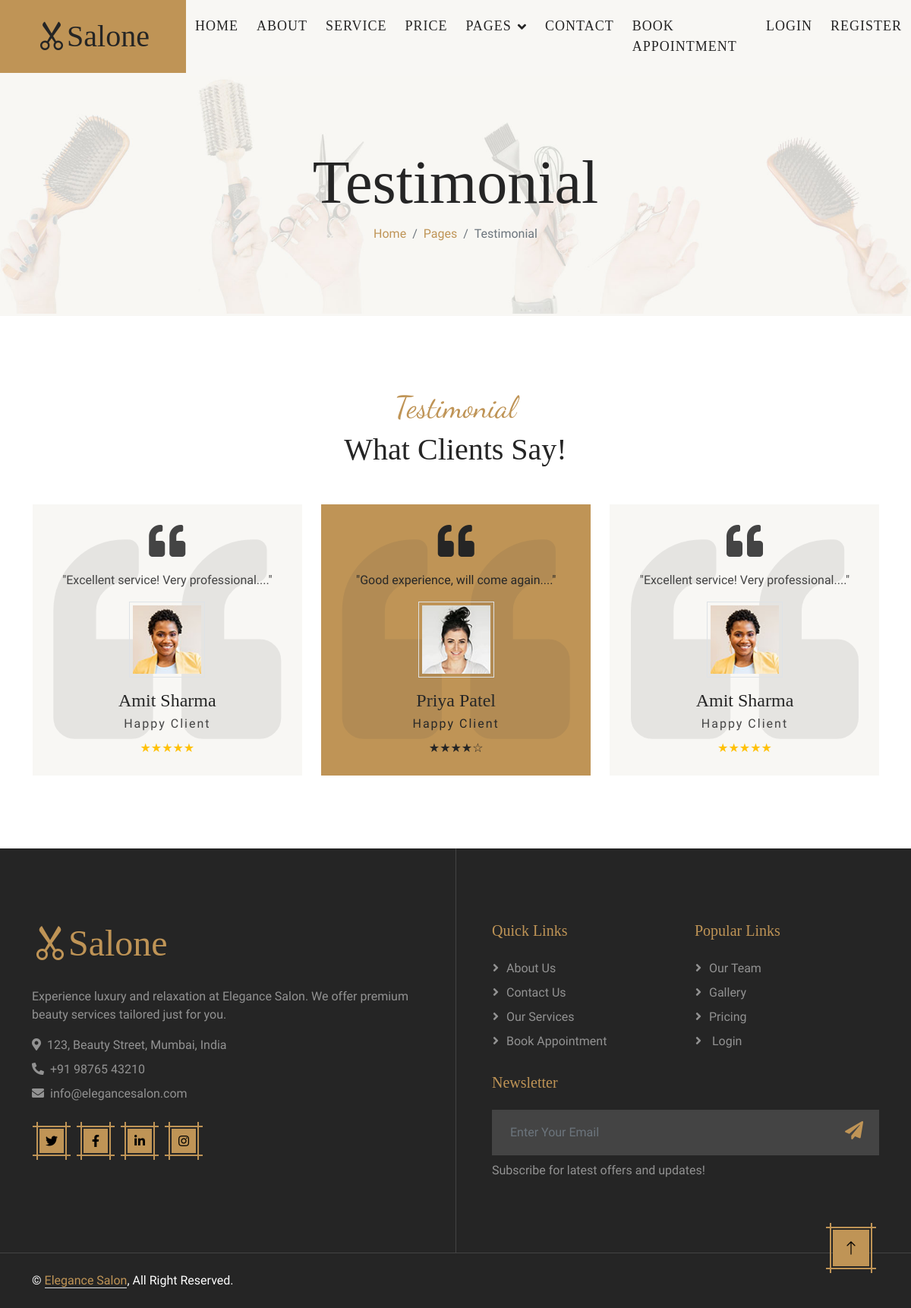
The page /testimonial.php on the database its author committed.
### tables this page shows
CREATE TABLE feedback (
    id INT PRIMARY KEY AUTO_INCREMENT,
    name VARCHAR(100) NOT NULL,
    email VARCHAR(100),
    rating INT,
    message TEXT NOT NULL,
    reply TEXT,
    is_read INT DEFAULT 0,
    created_at TIMESTAMP DEFAULT CURRENT_TIMESTAMP
);

### testimonial.php (the view, shortened to what this page needs)
<?php
require_once 'config.php';
$testimonials = $pdo->query("SELECT * FROM feedback WHERE rating >= 4 ORDER BY id DESC")->fetchAll();
$contactPhone = '+91 98765 43210';
$contactEmail = 'info@elegancesalon.com';
$contactAddress = '123, Beauty Street, Mumbai, India';
?>
<!DOCTYPE html>
<html lang="en">
<head>
    <link href="https://cdnjs.cloudflare.com/ajax/libs/font-awesome/5.10.0/css/all.min.css" rel="stylesheet">
    <link href="https://cdn.jsdelivr.net/npm/bootstrap-icons@1.4.1/font/bootstrap-icons.css" rel="stylesheet">
    <link href="lib/animate/animate.min.css" rel="stylesheet">
    <link href="lib/lightbox/css/lightbox.min.css" rel="stylesheet">
    <link href="lib/owlcarousel/assets/owl.carousel.min.css" rel="stylesheet">
    <link href="css/bootstrap.min.css" rel="stylesheet">
    <link href="css/style.css" rel="stylesheet">
</head>
<body>
<div class="container-fluid bg-light sticky-top p-0">
    <nav class="navbar navbar-expand-lg navbar-light p-0">
        <a href="index.php" class="navbar-brand bg-primary py-4 px-5 me-0">
            <h1 class="mb-0"><i class="bi bi-scissors"></i>Salone</h1>
        </a>
        <div class="collapse navbar-collapse" id="navbarCollapse">
            <div class="navbar-nav mx-auto">
                <a href="index.php" class="nav-item nav-link">Home</a>
                <a href="about.php" class="nav-item nav-link">About</a>
                <a href="service.php" class="nav-item nav-link">Service</a>
                <a href="price.php" class="nav-item nav-link">Price</a>
                <div class="nav-item dropdown">
                    <a href="#" class="nav-link dropdown-toggle" data-bs-toggle="dropdown">Pages</a>
                </div>
                <a href="contact.php" class="nav-item nav-link">Contact</a>
                <a href="appointment.php" class="nav-item nav-link">Book Appointment</a>
                <?php if(isset($_SESSION['client_id'])): ?>
                    <a href="profile.php" class="nav-item nav-link">My Profile</a>
                    <a href="logout.php" class="nav-item nav-link">Logout</a>
                <?php else: ?>
                    <a href="login.php" class="nav-item nav-link">Login</a>
                    <a href="register.php" class="nav-item nav-link">Register</a>
                <?php endif; ?>
            </div>
        </div>
    </nav>
</div>
    <div class="container-fluid bg-light page-header py-5 mb-5">
        <div class="container text-center py-5">
            <h1 class="display-1 animated slideInLeft">Testimonial</h1>
            <nav aria-label="breadcrumb">
                <ol class="breadcrumb justify-content-center animated slideInLeft mb-0">
                    <li class="breadcrumb-item"><a class="text-primary" href="index.php">Home</a></li>
                    <li class="breadcrumb-item"><a class="text-primary" href="#">Pages</a></li>
                    <li class="breadcrumb-item active" aria-current="page">Testimonial</li>
                </ol>
            </nav>
        </div>
    </div>
    <div class="container-fluid py-5">
        <div class="container">
            <div class="text-center wow fadeIn" data-wow-delay="0.2s">
                <h1 class="font-dancing-script text-primary">Testimonial</h1>
                <h1 class="mb-5">What Clients Say!</h1>
            </div>
            <div class="owl-carousel testimonial-carousel wow fadeIn" data-wow-delay="0.3s">
                <?php
                $testimonialIndex = 0;
                foreach($testimonials as $t):
                    $testimonialIndex++;
                    $imgIndex = (($testimonialIndex - 1) % 4) + 1;
                ?>
                <div class="text-center bg-light p-4">
                    <i class="fa fa-quote-left fa-3x mb-3"></i>
                    <p>"<?php echo substr(htmlspecialchars($t['message']), 0, 120); ?>..."</p>
                    <img class="img-fluid mx-auto border p-1 mb-3" src="img/testimonial-<?php echo $imgIndex; ?>.jpg" alt="">
                    <h4 class="mb-1"><?php echo htmlspecialchars($t['name']); ?></h4>
                    <span>Happy Client</span>
                    <div class="text-warning mt-2">
                        <?php
                        $rating = isset($t['rating']) ? $t['rating'] : 5;
                        for($i = 1; $i <= 5; $i++) {
                            echo ($i <= $rating) ? '★' : '☆';
                        }
                        ?>
                    </div>
                </div>
                <?php endforeach; ?>
            </div>
        </div>
    </div>
    <div class="container-fluid footer position-relative bg-dark text-white-50 py-5 mt-5 wow fadeIn" data-wow-delay="0.2s">
        <div class="container py-5">
            <div class="row g-5">
                <div class="col-lg-6 pe-lg-5">
                    <a href="index.php" class="navbar-brand">
                        <h1 class="display-5 text-primary mb-0"><i class="bi bi-scissors"></i>Salone</h1>
                    </a>
                    <p>Experience luxury and relaxation at Elegance Salon. We offer premium beauty services tailored just for you.</p>
                    <p class="mb-2"><i class="fa fa-map-marker-alt me-2"></i><?php echo $contactAddress; ?></p>
                    <p class="mb-2"><i class="fa fa-phone-alt me-2"></i><?php echo $contactPhone; ?></p>
                    <p><i class="fa fa-envelope me-2"></i><?php echo $contactEmail; ?></p>
                    <div class="d-flex justify-content-start mt-4">
                        <a class="btn btn-sm-square btn-primary me-3" href="#"><i class="fab fa-twitter"></i></a>
                        <a class="btn btn-sm-square btn-primary me-3" href="#"><i class="fab fa-facebook-f"></i></a>
                        <a class="btn btn-sm-square btn-primary me-3" href="#"><i class="fab fa-linkedin-in"></i></a>
                        <a class="btn btn-sm-square btn-primary me-3" href="#"><i class="fab fa-instagram"></i></a>
                    </div>
                </div>
                <div class="col-lg-6 ps-lg-5">
                    <div class="row g-4">
                        <div class="col-sm-6">
                            <h5 class="text-primary mb-4">Quick Links</h5>
                            <a class="btn btn-link" href="about.php">About Us</a>
                            <a class="btn btn-link" href="contact.php">Contact Us</a>
                            <a class="btn btn-link" href="service.php">Our Services</a>
                            <a class="btn btn-link" href="appointment.php">Book Appointment</a>
                        </div>
                        <div class="col-sm-6">
                            <h5 class="text-primary mb-4">Popular Links</h5>
                            <a class="btn btn-link" href="team.php">Our Team</a>
                            <a class="btn btn-link" href="gallery.php">Gallery</a>
                            <a class="btn btn-link" href="price.php">Pricing</a>
                            <a class="btn btn-link" href="login.php"> Login</a>
                        </div>
                        <div class="col-sm-12">
                            <h5 class="text-primary mb-4">Newsletter</h5>
                            <div class="position-relative w-100 mb-2">
                                <input class="form-control bg-secondary border-0 w-100 ps-4 pe-5" type="text"
                                    placeholder="Enter Your Email" style="height: 60px;">
                                <button type="button" class="btn shadow-none position-absolute top-0 end-0 mt-2 me-2"><i
                                        class="fa fa-paper-plane text-primary fs-4"></i></button>
                            </div>
                            <p class="mb-0">Subscribe for latest offers and updates!</p>
                        </div>
                    </div>
                </div>
            </div>
        </div>
    </div>
    <div class="container-fluid bg-dark text-white border-top border-secondary py-4 wow fadeIn" data-wow-delay="0.1s">
        <div class="container">
            <div class="row">
                <div class="col-md-6 text-center text-md-start mb-3 mb-md-0">
                    &copy; <a class="border-bottom" href="#">Elegance Salon</a>, All Right Reserved.
        </div>
    </div>
    <a href="#" class="btn btn-lg btn-primary btn-lg-square back-to-top"><i class="bi bi-arrow-up"></i></a>
</body>
</html>

### css/style.css (style rules this page uses)
.back-to-top { position: fixed !important; display: none; right: 45px; bottom: 45px; z-index: 99; }
.font-dancing-script { font-family: "Dancing Script", cursive; font-optical-sizing: auto; font-weight: 400; font-style: normal; }
.btn { position: relative; transition: .5s; }
.btn-sm-square { width: 32px; height: 32px; }
.btn-lg-square { width: 48px; height: 48px; }
.btn-square, .btn-sm-square, .btn-lg-square { padding: 0; display: flex; align-items: center; justify-content: center; font-weight: normal; }
.btn-dark, .btn-primary { margin: 10px; }
.btn-primary::before, .btn-primary::after { position: absolute; content: ""; width: calc(100% + 10px); height: calc(100% + 10px); top: -5px; left: -5px; }
.btn-primary::before { top: -10px; height: calc(100% + 20px); border-left: 2px solid var(--bs-primary); border-right: 2px solid var(--bs-primary); }
.btn-primary::after { left: -10px; width: calc(100% + 20px); border-top: 2px solid var(--bs-primary); border-bottom: 2px solid var(--bs-primary); }
.sticky-top { top: -150px; transition: .5s; }
.navbar .navbar-nav .nav-link { margin: 0 12px; padding: 0; outline: none; font-family: "Playfair Display", serif; font-size: 18px; font-weight: 500; text-transform: uppercase; letter-spacing: 1px; color: var(--bs-dark); }
.navbar .dropdown-toggle::after { border: none; content: "\f107"; font-family: "Font Awesome 5 Free"; font-weight: 900; vertical-align: middle; margin-left: 8px; }
.page-header { background: url(../img/page-header.jpg) center center no-repeat; background-size: contain; }
.testimonial-carousel .owl-item img { position: relative; width: 100px; height: 100px; z-index: 1; }
.testimonial-carousel .owl-item, .testimonial-carousel .owl-item * { transition: .5s; }
.testimonial-carousel .owl-item span { letter-spacing: 2px; }
.testimonial-carousel .owl-item.center .bg-light { background: var(--bs-primary) !important; }
.testimonial-carousel .owl-item.center .bg-light * { color: var(--bs-dark) !important; }
@media (min-width: 992px) { .footer::after { position: absolute; content: ""; width: 1px; height: 100%; top: 0; left: 50%; background: var(--bs-secondary); } }
.footer .btn.btn-link { display: block; margin-bottom: 5px; padding: 0; text-align: left; color: rgba(255, 255, 255, .5); font-weight: normal; text-transform: capitalize; transition: .3s; }
.footer .btn.btn-link::before { position: relative; content: "\f105"; font-family: "Font Awesome 5 Free"; font-weight: 900; color: rgba(255, 255, 255, .5); margin-right: 10px; }

### rows shown on the page
feedback: message "Good experience, will come again.", shows a picture, name "Priya Patel", rating 4 (drawn)
feedback: message "Excellent service! Very professional.", shows a picture, name "Amit Sharma"

### other values the page prints
$contactAddress "123, Beauty Street, Mumbai, India"
$contactPhone "+91 98765 43210"
$contactEmail "info@elegancesalon.com"
